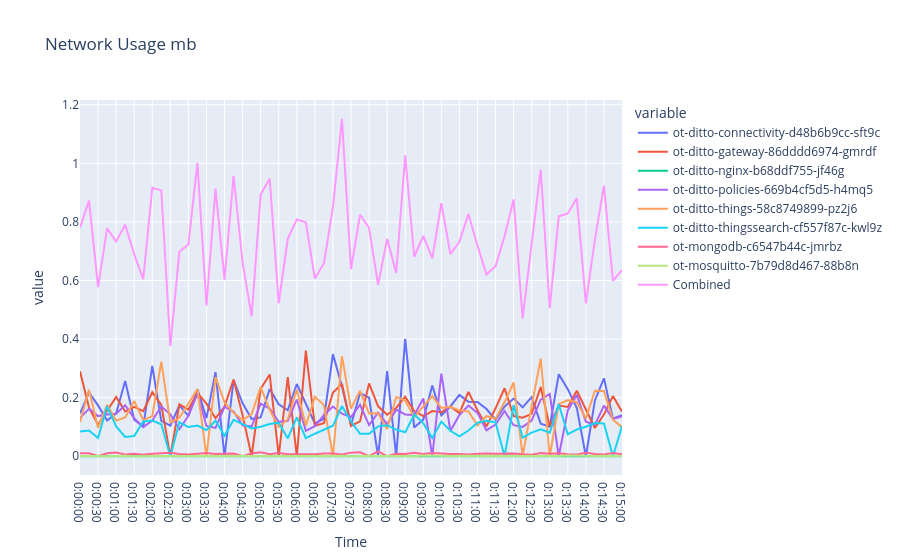

Notebook source saved alongside this figure:
### Code cell
# Plot using plotly
fig = px.line(arm_network, x=arm_network.index, y=arm_network.keys(), title='Network Usage mb')
fig.show()
